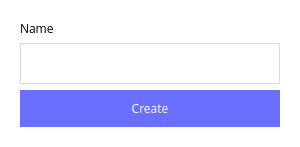
<?xml version="1.0" encoding="UTF-8"?>
<ui version="4.0">
 <class>CreateCategoryDialog</class>
 <widget class="QDialog" name="CreateCategoryDialog">
  <property name="geometry">
   <rect>
    <x>0</x>
    <y>0</y>
    <width>300</width>
    <height>135</height>
   </rect>
  </property>
  <property name="maximumSize">
   <size>
    <width>300</width>
    <height>135</height>
   </size>
  </property>
  <property name="windowTitle">
   <string>Create category</string>
  </property>
  <property name="styleSheet">
   <string notr="true">background-color: #fff;</string>
  </property>
  <property name="modal">
   <bool>true</bool>
  </property>
  <layout class="QVBoxLayout" name="verticalLayout_2">
   <item>
    <widget class="QWidget" name="widget" native="true">
     <property name="font">
      <font>
       <family>Open Sans</family>
      </font>
     </property>
     <property name="styleSheet">
      <string notr="true"/>
     </property>
     <layout class="QVBoxLayout" name="verticalLayout">
      <item>
       <widget class="QLabel" name="label">
        <property name="font">
         <font>
          <family>Open Sans</family>
         </font>
        </property>
        <property name="styleSheet">
         <string notr="true">color: #000;</string>
        </property>
        <property name="text">
         <string>Name</string>
        </property>
       </widget>
      </item>
      <item>
       <widget class="QLineEdit" name="categoryName">
        <property name="font">
         <font>
          <family>Open Sans</family>
         </font>
        </property>
        <property name="styleSheet">
         <string notr="true">border: 1px solid #DBDBDB;
padding: 10px;</string>
        </property>
       </widget>
      </item>
      <item>
       <widget class="QPushButton" name="categoryAdd">
        <property name="font">
         <font>
          <family>Open Sans</family>
         </font>
        </property>
        <property name="styleSheet">
         <string notr="true">background-color: #6A6FFF;
color: #fff;
border: none;
padding: 10px;</string>
        </property>
        <property name="text">
         <string>Create</string>
        </property>
       </widget>
      </item>
     </layout>
    </widget>
   </item>
  </layout>
 </widget>
 <resources/>
 <connections/>
</ui>
